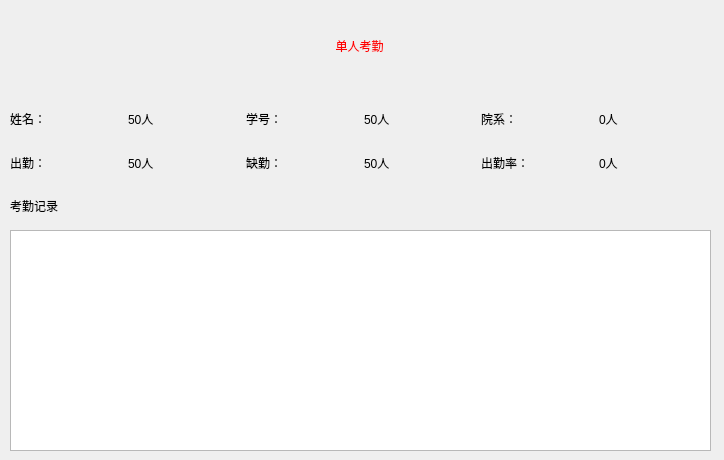
<?xml version="1.0" encoding="UTF-8"?>
<ui version="4.0">
 <class>Simple_Dialog</class>
 <widget class="QDialog" name="Simple_Dialog">
  <property name="geometry">
   <rect>
    <x>0</x>
    <y>0</y>
    <width>724</width>
    <height>460</height>
   </rect>
  </property>
  <property name="windowTitle">
   <string>单人考勤</string>
  </property>
  <widget class="QLabel" name="label">
   <property name="geometry">
    <rect>
     <x>140</x>
     <y>10</y>
     <width>439</width>
     <height>71</height>
    </rect>
   </property>
   <property name="styleSheet">
    <string notr="true">color:rgb(255, 0, 0);
font: 36pt &quot;黑体&quot;;</string>
   </property>
   <property name="text">
    <string>单人考勤</string>
   </property>
   <property name="alignment">
    <set>Qt::AlignCenter</set>
   </property>
  </widget>
  <widget class="QLabel" name="label_15">
   <property name="geometry">
    <rect>
     <x>10</x>
     <y>190</y>
     <width>141</width>
     <height>32</height>
    </rect>
   </property>
   <property name="styleSheet">
    <string notr="true">font: 25 18pt &quot;等线 Light&quot;;</string>
   </property>
   <property name="text">
    <string>考勤记录</string>
   </property>
  </widget>
  <widget class="QWidget" name="layoutWidget">
   <property name="geometry">
    <rect>
     <x>10</x>
     <y>100</y>
     <width>701</width>
     <height>81</height>
    </rect>
   </property>
   <layout class="QVBoxLayout" name="verticalLayout">
    <item>
     <layout class="QHBoxLayout" name="horizontalLayout_5">
      <item>
       <layout class="QHBoxLayout" name="horizontalLayout_2">
        <item>
         <widget class="QLabel" name="label_3">
          <property name="styleSheet">
           <string notr="true">font: 25 18pt &quot;等线 Light&quot;;</string>
          </property>
          <property name="text">
           <string>姓名：</string>
          </property>
         </widget>
        </item>
        <item>
         <widget class="QLabel" name="label_4">
          <property name="styleSheet">
           <string notr="true">font: 25 18pt &quot;等线 Light&quot;;</string>
          </property>
          <property name="text">
           <string>50人</string>
          </property>
         </widget>
        </item>
       </layout>
      </item>
      <item>
       <layout class="QHBoxLayout" name="horizontalLayout_3">
        <item>
         <widget class="QLabel" name="label_5">
          <property name="styleSheet">
           <string notr="true">font: 25 18pt &quot;等线 Light&quot;;</string>
          </property>
          <property name="text">
           <string>学号：</string>
          </property>
         </widget>
        </item>
        <item>
         <widget class="QLabel" name="label_6">
          <property name="styleSheet">
           <string notr="true">font: 25 18pt &quot;等线 Light&quot;;</string>
          </property>
          <property name="text">
           <string>50人</string>
          </property>
         </widget>
        </item>
       </layout>
      </item>
      <item>
       <layout class="QHBoxLayout" name="horizontalLayout_4">
        <item>
         <widget class="QLabel" name="label_7">
          <property name="styleSheet">
           <string notr="true">font: 25 18pt &quot;等线 Light&quot;;</string>
          </property>
          <property name="text">
           <string>院系：</string>
          </property>
         </widget>
        </item>
        <item>
         <widget class="QLabel" name="label_8">
          <property name="styleSheet">
           <string notr="true">font: 25 18pt &quot;等线 Light&quot;;</string>
          </property>
          <property name="text">
           <string>0人</string>
          </property>
         </widget>
        </item>
       </layout>
      </item>
     </layout>
    </item>
    <item>
     <layout class="QHBoxLayout" name="horizontalLayout_6">
      <item>
       <layout class="QHBoxLayout" name="horizontalLayout_7">
        <item>
         <widget class="QLabel" name="label_9">
          <property name="styleSheet">
           <string notr="true">font: 25 18pt &quot;等线 Light&quot;;</string>
          </property>
          <property name="text">
           <string>出勤：</string>
          </property>
         </widget>
        </item>
        <item>
         <widget class="QLabel" name="label_10">
          <property name="styleSheet">
           <string notr="true">font: 25 18pt &quot;等线 Light&quot;;</string>
          </property>
          <property name="text">
           <string>50人</string>
          </property>
         </widget>
        </item>
       </layout>
      </item>
      <item>
       <layout class="QHBoxLayout" name="horizontalLayout_8">
        <item>
         <widget class="QLabel" name="label_11">
          <property name="styleSheet">
           <string notr="true">font: 25 18pt &quot;等线 Light&quot;;</string>
          </property>
          <property name="text">
           <string>缺勤：</string>
          </property>
         </widget>
        </item>
        <item>
         <widget class="QLabel" name="label_12">
          <property name="styleSheet">
           <string notr="true">font: 25 18pt &quot;等线 Light&quot;;</string>
          </property>
          <property name="text">
           <string>50人</string>
          </property>
         </widget>
        </item>
       </layout>
      </item>
      <item>
       <layout class="QHBoxLayout" name="horizontalLayout_9">
        <item>
         <widget class="QLabel" name="label_13">
          <property name="styleSheet">
           <string notr="true">font: 25 18pt &quot;等线 Light&quot;;</string>
          </property>
          <property name="text">
           <string>出勤率：</string>
          </property>
         </widget>
        </item>
        <item>
         <widget class="QLabel" name="label_14">
          <property name="styleSheet">
           <string notr="true">font: 25 18pt &quot;等线 Light&quot;;</string>
          </property>
          <property name="text">
           <string>0人</string>
          </property>
         </widget>
        </item>
       </layout>
      </item>
     </layout>
    </item>
   </layout>
  </widget>
  <widget class="QTableWidget" name="tableWidget">
   <property name="geometry">
    <rect>
     <x>10</x>
     <y>230</y>
     <width>701</width>
     <height>221</height>
    </rect>
   </property>
  </widget>
 </widget>
 <resources/>
 <connections/>
</ui>
